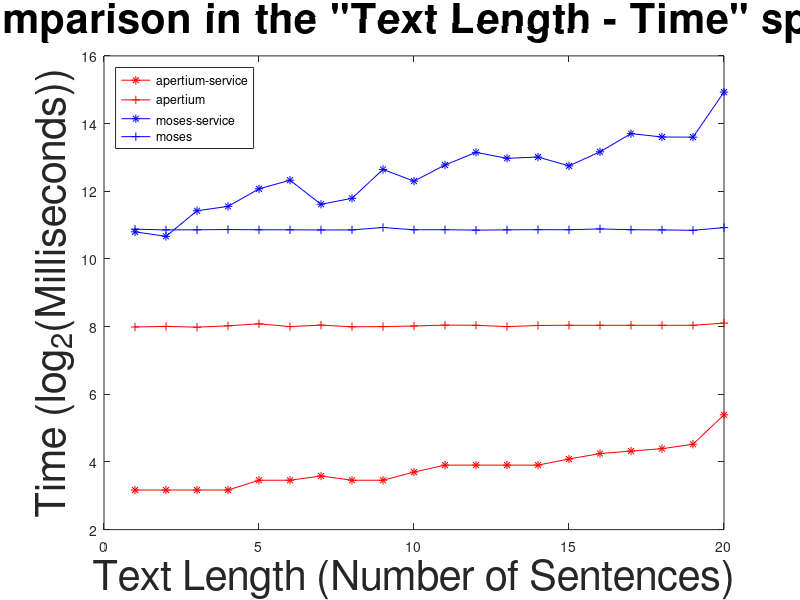

This figure's MATLAB source: (Note: this script raises an error after producing the figure.)
as = [9 9 9 9 11 11 12 11 11 13 15 15 15 15 17 19 20 21 23 42];
a = [254 257 253 260 271 256 264 255 256 259 264 263 256 262 263 263 263 263 263 275];
ms = [1783 1627 2746 3004 4302 5134 3138 3544 6403 5038 7009 9082 8046 8254 6885 9185 13338 12447 12401 31235];
m = [1883 1856 1859 1869 1861 1859 1853 1855 1949 1860 1864 1846 1858 1864 1862 1894 1862 1855 1840 1945];
x = 1:1:length(as);

plot(x, log2(as), "-*r;apertium-service;", 
	x, log2(a), "-+r;apertium;",
	x, log2(ms), "-*b;moses-service;",
	x, log2(m), "-+b;moses;");

title ('Comparison in the "Text Length - Time" space', "fontsize", 30);
xlabel ("Text Length (Number of Sentences)", "fontsize", 30);
ylabel ("Time (log_{2}(Milliseconds))", "fontsize", 30);
legend ("location", "northwest");

print comp.png -dpng -mono -solid -F:30;

replot;
